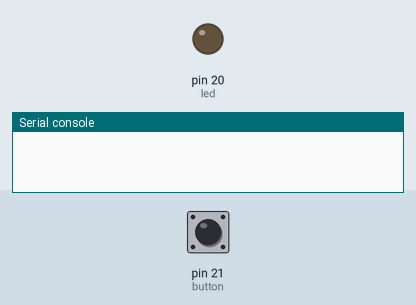
Bench run of a program on a simulated MicroPython board. Parts: output pins drawn as LEDs (lit = HIGH), the last lines printed to the serial console. Inputs (shaded band) come from the test bench; at power-on: pin 21 (button) LOW.

Above: at 1.2 s.
1.3 s: pin 21 (button) pulled HIGH for 0.15 s
At 1.9 s:
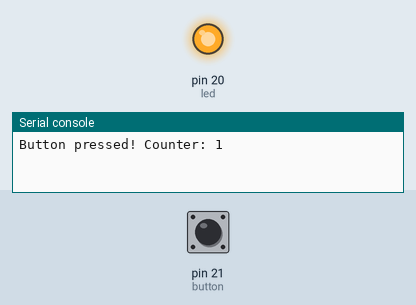
2.9 s: pin 21 (button) pulled HIGH for 1 s
At 4.3 s:
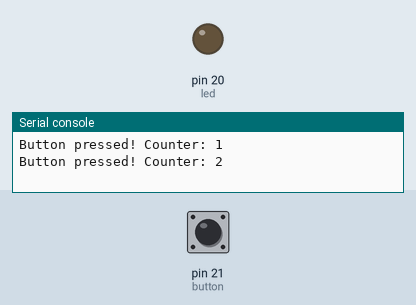
5.4 s: pin 21 (button) pulled HIGH for 3.2 s
At 6.2 s:
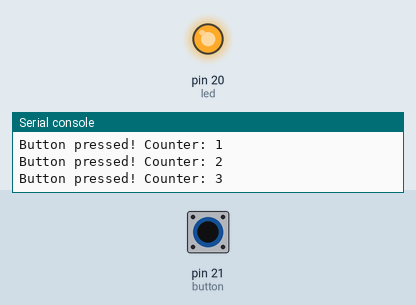
Timing chart, 0 to 8.4 s (numbered marks = the images above; inputs shaded):
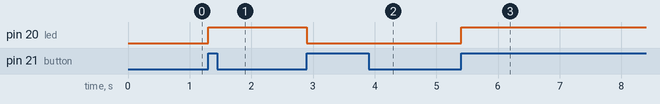

The program:

button_debounce_irq_timer.py
```python
from machine import Pin, Timer

led = Pin(20, Pin.OUT)
button = Pin(21, Pin.IN, Pin.PULL_DOWN)

counter = 0
debounce_timer = None  # Debounce timer object

def button_pressed(pin):
    global counter, debounce_timer
    if debounce_timer is None:
        counter += 1

        print("Button pressed! Counter:", counter)
        led.toggle()  # Toggle the LED state
        # Start debounce timer
        debounce_timer = Timer(-1)  # Create a timer object
        debounce_timer.init(mode=Timer.ONE_SHOT, period=200, callback=debounce_callback)

def debounce_callback(timer):
    global debounce_timer
    debounce_timer = None  # Reset debounce timer

button.irq(trigger=Pin.IRQ_RISING, handler=button_pressed)
```

Measured:
- after the input at 1.3 s, pin 20 (led): LOW → HIGH at once
- after the input at 2.9 s, pin 20 (led): HIGH → LOW at once
- after the input at 5.4 s, pin 20 (led): LOW → HIGH at once
